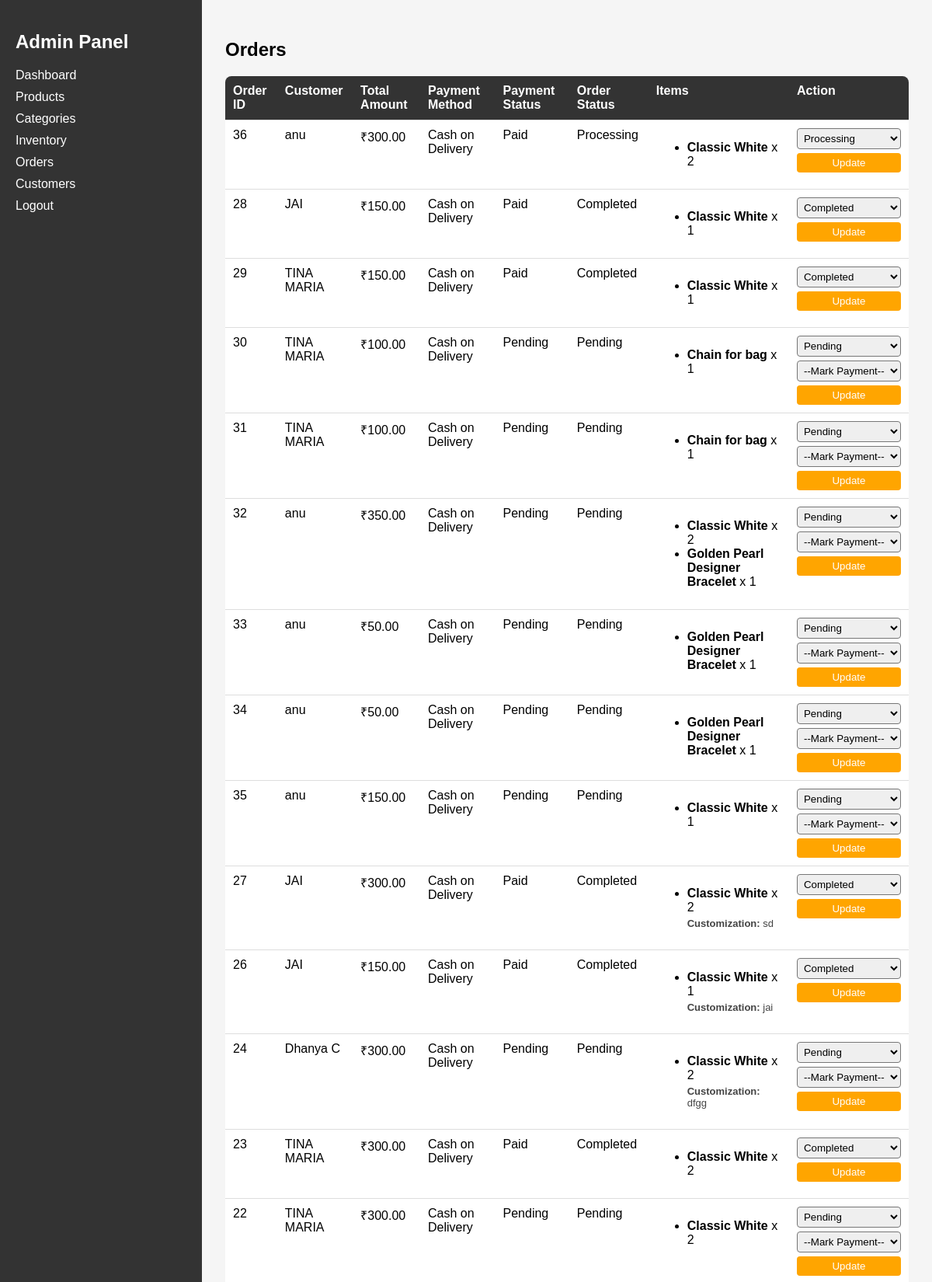
Screenshot of /admin/admin_orders.php (signed in, upper part) with the database file from the repository.
### tables this page shows
CREATE TABLE `orders` (
  `order_id` int(11) NOT NULL,
  `cust_id` int(11) DEFAULT NULL,
  `order_date` date DEFAULT curdate(),
  `order_status` varchar(50) DEFAULT NULL,
  `payment_method` varchar(50) DEFAULT NULL,
  `payment_status` varchar(50) DEFAULT NULL,
  `total_amount` decimal(10,2) DEFAULT NULL
);

CREATE TABLE `customer` (
  `cust_id` int(11) NOT NULL,
  `cust_name` varchar(100) DEFAULT NULL,
  `email` varchar(150) DEFAULT NULL,
  `password` varchar(255) DEFAULT NULL,
  `contact` varchar(15) DEFAULT NULL,
  `address` text DEFAULT NULL,
  `role` enum('admin','customer') DEFAULT 'customer'
);

CREATE TABLE `order_items` (
  `order_item_id` int(11) NOT NULL,
  `order_id` int(11) DEFAULT NULL,
  `product_id` int(11) DEFAULT NULL,
  `quantity` int(11) DEFAULT NULL,
  `price` decimal(10,2) DEFAULT NULL,
  `customization_text` text DEFAULT NULL
);

CREATE TABLE `product` (
  `product_id` int(11) NOT NULL,
  `product_code` varchar(30) NOT NULL,
  `product_name` varchar(100) DEFAULT NULL,
  `category_id` int(11) DEFAULT NULL,
  `price` decimal(10,2) DEFAULT NULL,
  `description` text DEFAULT NULL,
  `image` varchar(255) DEFAULT NULL,
  `is_new` tinyint(1) DEFAULT 0
);

### admin/admin_orders.php (the view, shortened to what this page needs)
<?php
include("../login/db_connect.php");
if(isset($_GET['status']) && $_GET['status'] == 'pending') {
    $orders = mysqli_query($conn, "
        SELECT o.*, c.cust_name AS customer_name
        FROM orders o
        LEFT JOIN customer c ON o.cust_id=c.cust_id
        WHERE o.order_status != 'Completed'
        ORDER BY o.order_date DESC
    ");
} else {
    $orders = mysqli_query($conn, "
        SELECT o.*, c.cust_name AS customer_name
        FROM orders o
        LEFT JOIN customer c ON o.cust_id=c.cust_id
        ORDER BY o.order_date DESC
    ");
}
?>
<!DOCTYPE html>
<html>
<head>
</head>
<body>
<div class="sidebar">
    <h2>Admin Panel</h2>
    <a href="dashboard.php">Dashboard</a>
    <a href="admin_products.php">Products</a>
    <a href="admin_categories.php">Categories</a>
    <a href="inventory_details.php">Inventory</a>
    <a href="admin_orders.php">Orders</a>
    <a href="customer_details.php">Customers</a>
    <a href="logout.php">Logout</a>
</div>
<div class="main">
    <h2>Orders</h2>
    <table>
        <tr>
            <th>Order ID</th>
            <th>Customer</th>
            <th>Total Amount</th>
            <th>Payment Method</th>
            <th>Payment Status</th>
            <th>Order Status</th>
            <th>Items</th>
            <th>Action</th>
        </tr>
        <?php while($order = mysqli_fetch_assoc($orders)) { ?>
            <tr>
                <td><?php echo $order['order_id']; ?></td>
                <td><?php echo $order['customer_name']; ?></td>
                <td>₹<?php echo $order['total_amount']; ?></td>
                <td><?php echo $order['payment_method']; ?></td>
                <td><?php echo $order['payment_status']; ?></td>
                <td><?php echo $order['order_status']; ?></td>
                <td>
                    <ul>
                    <?php
                        $items = mysqli_query($conn, "
                            SELECT oi.*, p.product_name
                            FROM order_items oi
                            JOIN product p
                            ON oi.product_id=p.product_id
                            WHERE oi.order_id=".$order['order_id']
                        );
                        while($item = mysqli_fetch_assoc($items)){
                            echo "<li>";
                            echo "<strong>".$item['product_name']."</strong> x ".$item['quantity'];
                            if(!empty($item['customization_text'])){
                                echo "<div class='custom-box'><b>Customization:</b> ".$item['customization_text']."</div>";
                            }
                            echo "</li>";
                        }
                    ?>
                    </ul>
                </td>
                <td>
                    <form method="POST" style="display:flex; flex-direction:column; gap:5px;">
                        <select name="status" required>
                            <option value="Pending" <?php if($order['order_status']=='Pending') echo "selected"; ?>>Pending</option>
                            <option value="Processing" <?php if($order['order_status']=='Processing') echo "selected"; ?>>Processing</option>
                            <option value="Completed" <?php if($order['order_status']=='Completed') echo "selected"; ?>>Completed</option>
                        </select>
                        <?php if($order['payment_status'] != 'Paid'){ ?>
                            <select name="payment_status">
                                <option value="">--Mark Payment--</option>
                            </select>
                        <?php } ?>
                        <button type="submit" name="update_status">Update</button>
                    </form>
                </td>
            </tr>
        <?php } ?>
    </table>
</div>
</body>
</html>

### admin/admin_orders.php (style rules this page uses)
body { font-family: Arial, sans-serif; margin:0; display:flex; background:#f5f5f5; }
.sidebar { width:220px; background:#333; color:white; min-height:100vh; padding:20px; }
.sidebar a { color:white; display:block; margin:10px 0; text-decoration:none; }
.main { flex:1; padding:30px; }
table { width:100%; border-collapse: collapse; background:white; border-radius:8px; overflow:hidden; }
th, td { padding:10px; border-bottom:1px solid #ddd; text-align:left; vertical-align:top; }
th { background:#333; color:white; }
button { padding:5px 10px; background:orange; color:white; border:none; border-radius:4px; cursor:pointer; }
select { padding:4px; border-radius:4px; }
.custom-box { font-size:13px; color:#444; margin-top:4px; }

### rows the page displays
orders: order_id "36", cust.cust_name "anu", total_amount "300.00", payment_method "Cash on Delivery", payment_status "Paid", order_status "Processing", status "Processing"
order_items: product.product_name "Classic White", quantity "2"
orders: order_id "28", cust.cust_name "JAI", total_amount "150.00", payment_method "Cash on Delivery", payment_status "Paid", order_status "Completed", status "Completed"
order_items: product.product_name "Classic White", quantity "1"
orders: order_id "29", cust.cust_name "TINA MARIA", total_amount "150.00", payment_method "Cash on Delivery", payment_status "Paid", order_status "Completed", status "Completed"
order_items: product.product_name "Classic White", quantity "1"
orders: order_id "30", cust.cust_name "TINA MARIA", total_amount "100.00", payment_method "Cash on Delivery", payment_status "Pending", order_status "Pending", status "Pending"
order_items: product.product_name "Chain for bag", quantity "1"
orders: order_id "31", cust.cust_name "TINA MARIA", total_amount "100.00", payment_method "Cash on Delivery", payment_status "Pending", order_status "Pending", status "Pending"
order_items: product.product_name "Chain for bag", quantity "1"
orders: order_id "32", cust.cust_name "anu", total_amount "350.00", payment_method "Cash on Delivery", payment_status "Pending", order_status "Pending", status "Pending"
order_items: product.product_name "Classic White", quantity "2"
order_items: product.product_name "Golden Pearl Designer Bracelet", quantity "1"
orders: order_id "33", cust.cust_name "anu", total_amount "50.00", payment_method "Cash on Delivery", payment_status "Pending", order_status "Pending", status "Pending"
order_items: product.product_name "Golden Pearl Designer Bracelet", quantity "1"
orders: order_id "34", cust.cust_name "anu", total_amount "50.00", payment_method "Cash on Delivery", payment_status "Pending", order_status "Pending", status "Pending"
order_items: product.product_name "Golden Pearl Designer Bracelet", quantity "1"
orders: order_id "35", cust.cust_name "anu", total_amount "150.00", payment_method "Cash on Delivery", payment_status "Pending", order_status "Pending", status "Pending"
order_items: product.product_name "Classic White", quantity "1"
orders: order_id "27", cust.cust_name "JAI", total_amount "300.00", payment_method "Cash on Delivery", payment_status "Paid", order_status "Completed", status "Completed"
order_items: product.product_name "Classic White", quantity "2", customization_text "sd"
orders: order_id "26", cust.cust_name "JAI", total_amount "150.00", payment_method "Cash on Delivery", payment_status "Paid", order_status "Completed", status "Completed"
order_items: product.product_name "Classic White", quantity "1", customization_text "jai"
orders: order_id "24", cust.cust_name "Dhanya C", total_amount "300.00", payment_method "Cash on Delivery", payment_status "Pending", order_status "Pending", status "Pending"
order_items: product.product_name "Classic White", quantity "2", customization_text "dfgg"
orders: order_id "23", cust.cust_name "TINA MARIA", total_amount "300.00", payment_method "Cash on Delivery", payment_status "Paid", order_status "Completed", status "Completed"
order_items: product.product_name "Classic White", quantity "2"
orders: order_id "22", cust.cust_name "TINA MARIA", total_amount "300.00", payment_method "Cash on Delivery", payment_status "Pending", order_status "Pending", status "Pending"
order_items: product.product_name "Classic White", quantity "2"
